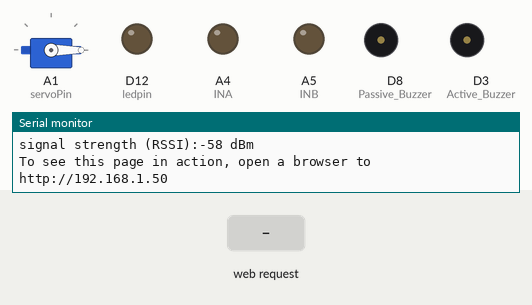
A sketch run on a simulated Arduino Uno R4 WiFi. Parts: servo, output pins drawn as LEDs (lit = HIGH), buzzer (waves = sounding, pin HIGH), the last lines printed to the serial monitor. The test bench sets the inputs (shaded band). WiFi joins after 1.5 s; servers stay silent unless stated.

Above: at 13.7 s.
13.8 s: HTTP request GET /A received
At 14.5 s:
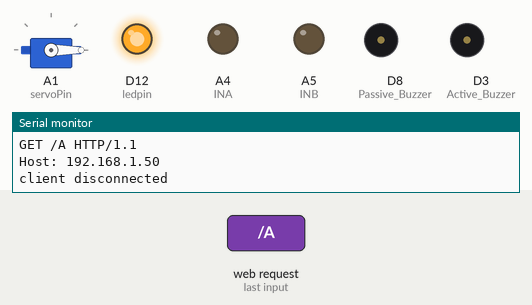
15.3 s: HTTP request GET /E received
At 16.7 s:
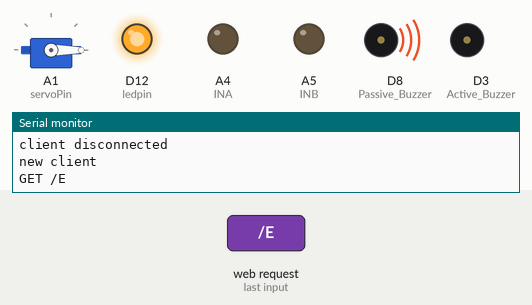
Timing chart, 0 to 50.3 s (numbered marks = the images above; inputs shaded):
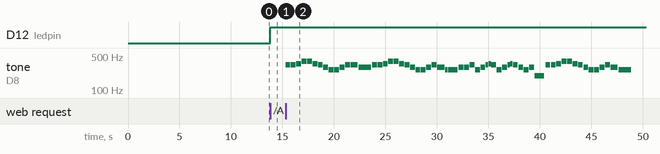

Measured:
- after the input at 13.8 s, D12 (ledpin): LOW → HIGH at once
- after the input at 15.3 s, tone on D8 (Passive_Buzzer): plays 330 Hz for 0.47 s, 330 Hz for 0.47 s, 349 Hz for 0.47 s, 392 Hz for 0.47 s, 392 Hz for 0.47 s, 349 Hz for 0.47 s … (62 notes in this stretch), starting at once

The sketch:

WiFi_Web_Page_Control.ino
```cpp
/*
 * 名称   : WiFi Web Page Control
 * 功能   : WIFI 网页控制多个传感器模块
 * 作者   : http://www.keyes-robot.com/
*/
#include "WiFiS3.h"
#include "arduino_secrets.h"
#include <Servo.h>

//请在 Secret 选项卡/arduino_secrets.h 中输入您的敏感数据
char ssid[] = "ChinaNet_2.4G";   // 您的网络 SSID(名称)
char pass[] = "ChinaNet@233";    // 您的网络密码(用于 WPA，或用作 WEP 密钥)
int keyIndex = 0;                // 您的网络密钥索引号(仅 WEP 需要)
int val = 0;

int ledpin = 12;    // 定义LED引脚D12
int Active_Buzzer = 3;   //定义有源蜂鸣器引脚为D3
int Passive_Buzzer = 8;   //定义8002b功放喇叭模块引脚为D5
int INA = A4;  //定义电机模块的IN+(INA)引脚为A4
int INB = A5;  //定义电机模块的IN-(INB)引脚为A5
int servoPin = A1;  // 定义舵机引脚A1
Servo myservo;  //创建舵机对象来控制舵机

int status = WL_IDLE_STATUS;
WiFiServer server(80);

void setup() {
  Serial.begin(9600);      // 初始化串口9600
  pinMode(ledpin, OUTPUT);   //设置LED引脚为输出模式
  pinMode(INA, OUTPUT);      // 设置电机模块的IN+(INA)引脚为输出模式
  pinMode(INB, OUTPUT);      // 设置电机模块的IN-(INB)引脚为输出模式
  pinMode(Active_Buzzer, OUTPUT);      // 设置有源蜂鸣器引脚为输出模式
  pinMode(Passive_Buzzer, OUTPUT);      // 设置8002b功放喇叭模块引脚为输出模式
  myservo.attach(servoPin);  //选择舵机引脚A1
  myservo.write(0); //旋转到0度
  delay(1000); //延迟1s

  // 检查 WiFi 模块:
  if (WiFi.status() == WL_NO_MODULE) {
    Serial.println("Communication with WiFi module failed!");
    // 不继续
    while (true);
  }

  String fv = WiFi.firmwareVersion();
  if (fv < WIFI_FIRMWARE_LATEST_VERSION) {
    Serial.println("Please upgrade the firmware");
  }

  // 尝试连接WiFi网络:
  while (status != WL_CONNECTED) {
    Serial.print("Attempting to connect to Network named: ");
    Serial.println(ssid);                   // 打印网络名称(SSID)

    // 连接到WPA/WPA2网络，如果使用open或WEP网络，请更改此行:
    status = WiFi.begin(ssid, pass);
    // 等待10秒连接:
    delay(10000);
  }
  server.begin();                           // 在端口80上启动web服务器
  printWifiStatus();                        // 你现在已经连接上了，所以打印出状态
}


void loop() {
  WiFiClient client = server.available();   // 实时监听即将到来的客户端

  if (client) {                             // 如果你监听到客户端的话,
    Serial.println("new client");           // 在串口上打印一条消息
    String currentLine = "";                // 创建一个字符串来保存从客户端传入的数据
    while (client.connected()) {            // 在客户端连接时循环
      if (client.available()) {             // 如果有字节需要从客户端读取,
        char c = client.read();             // 读取一个字节，然后
        Serial.write(c);                    // 打印到串行监视器上
        if (c == '\n') {                    // 如果字节是换行符

          // 如果当前行为空，则一行中有两个换行符.
          // 这是客户端HTTP请求的结束，因此发送一个响应:
          if (currentLine.length() == 0) {
            // HTTP首部总是以响应代码开始 (e.g. HTTP/1.1 200 OK)
            // 以及一个内容类型，以便客户端知道将要发生什么，然后是一个空行:
            client.println("HTTP/1.1 200 OK");
            client.println("Content-type:text/html");
            client.println();

            // HTTP响应的内容跟在首部之后:
            client.print("<p style=\"font-size:7vw;\">Click <a href=\"/A\">here</a> turn on LED<br></p>");
            client.print("<p style=\"font-size:7vw;\">Click <a href=\"/B\">here</a> turn off LED<br></p>");
            client.print("<p style=\"font-size:7vw;\">Click <a href=\"/C\">here</a> turn on fan<br></p>");
            client.print("<p style=\"font-size:7vw;\">Click <a href=\"/D\">here</a> turn off fan<br></p>");
            client.print("<p style=\"font-size:7vw;\">Click <a href=\"/E\">here</a> play music<br></p>");
            client.print("<p style=\"font-size:7vw;\">Click <a href=\"/F\">here</a> turn on buzzer<br></p>");
            client.print("<p style=\"font-size:7vw;\">Click <a href=\"/G\">here</a> turn off buzzer<br></p>");
            client.print("<p style=\"font-size:7vw;\">Click <a href=\"/H\">here</a> <br>servo turn to 180</p>");
            client.print("<p style=\"font-size:7vw;\">Click <a href=\"/I\">here</a> <br>servo turn to 0</p>");

            // HTTP响应以另一个空行结束:
            client.println();
            // 跳出while循环:
            break;
          } else {    // 如果有换行符，清除currentLine:
            currentLine = "";
          }
        } else if (c != '\r') {  // 如果你有除回车字符以外的其他字符,
          currentLine += c;      // 并且将其添加到currentLine的末尾
        }

        // 检查客户端请求是否存在 "GET /A"or"GET /B"or"GET /C"or"GET /D"or"GET /E"or"GET /F"or"GET /G"or"GET /H"or"GET /I":
        if (currentLine.endsWith("GET /A")) {    // GET /A 打开LED
          digitalWrite(ledpin, HIGH);
        }
        if (currentLine.endsWith("GET /B")) {    // GET /B 关闭LED
          digitalWrite(ledpin, LOW);
        }
        if (currentLine.endsWith("GET /C")) {  // GET /C 电机模块转动
          digitalWrite(INA, LOW);
          analogWrite(INB, 100);
        }
        if (currentLine.endsWith("GET /D")) {  // GET /D 电机模块不转
          digitalWrite(INA, LOW);
          analogWrite(INB, 0);
        }
        if (currentLine.endsWith("GET /E")) {  // GET /E 8002b功放喇叭模块演奏音乐
          music();
        }
        if (currentLine.endsWith("GET /F")) {  // GET /F 有源蜂鸣器鸣叫
          digitalWrite(Active_Buzzer, HIGH);
        }
        if (currentLine.endsWith("GET /G")) {  // GET /G 有源蜂鸣器不响
          digitalWrite(Active_Buzzer, LOW);
        }
        if (currentLine.endsWith("GET /H")) {  // GET /H 舵机转到180°
          myservo.write(180); //旋转到180度
          delay(1000); //延迟1s
        }
        if (currentLine.endsWith("GET /I")) {  // GET /I 舵机转到0°
          myservo.write(0); //旋转到0度
          delay(1000); //延迟1s
        }
      }
    }
    // 断开连接:
    client.stop();
    Serial.println("client disconnected");
  }
}

void printWifiStatus() {
  // 打印你所连接的网络的SSID:
  Serial.print("SSID: ");
  Serial.println(WiFi.SSID());

  // 打印主控板接收到的IP地址:
  IPAddress ip = WiFi.localIP();
  Serial.print("IP Address: ");
  Serial.println(ip);

  // 打印接收到的信号强度:
  long rssi = WiFi.RSSI();
  Serial.print("signal strength (RSSI):");
  Serial.print(rssi);
  Serial.println(" dBm");

  // 在浏览器中打开http://[ip]:
  Serial.print("To see this page in action, open a browser to http://");
  Serial.println(ip);
}

void music() {
  #define NOTE_B0  31
  #define NOTE_C1  33
  #define NOTE_CS1 35
  #define NOTE_D1  37
  #define NOTE_DS1 39
  #define NOTE_E1  41
  #define NOTE_F1  44
  #define NOTE_FS1 46
  #define NOTE_G1  49
  #define NOTE_GS1 52
  #define NOTE_A1  55
  #define NOTE_AS1 58
  #define NOTE_B1  62
  #define NOTE_C2  65
  #define NOTE_CS2 69
  #define NOTE_D2  73
  #define NOTE_DS2 78
  #define NOTE_E2  82
  #define NOTE_F2  87
  #define NOTE_FS2 93
  #define NOTE_G2  98
  #define NOTE_GS2 104
  #define NOTE_A2  110
  #define NOTE_AS2 117
  #define NOTE_B2  123
  #define NOTE_C3  131
  #define NOTE_CS3 139
  #define NOTE_D3  147
  #define NOTE_DS3 156
  #define NOTE_E3  165
  #define NOTE_F3  175
  #define NOTE_FS3 185
  #define NOTE_G3  196
  #define NOTE_GS3 208
  #define NOTE_A3  220
  #define NOTE_AS3 233
  #define NOTE_B3  247
  #define NOTE_C4  262
  #define NOTE_CS4 277
  #define NOTE_D4  294
  #define NOTE_DS4 311
  #define NOTE_E4  330
  #define NOTE_F4  349
  #define NOTE_FS4 370
  #define NOTE_G4  392
  #define NOTE_GS4 415
  #define NOTE_A4  440
  #define NOTE_AS4 466
  #define NOTE_B4  494
  #define NOTE_C5  523
  #define NOTE_CS5 554
  #define NOTE_D5  587
  #define NOTE_DS5 622
  #define NOTE_E5  659
  #define NOTE_F5  698
  #define NOTE_FS5 740
  #define NOTE_G5  784
  #define NOTE_GS5 831
  #define NOTE_A5  880
  #define NOTE_AS5 932
  #define NOTE_B5  988
  #define NOTE_C6  1047
  #define NOTE_CS6 1109
  #define NOTE_D6  1175
  #define NOTE_DS6 1245
  #define NOTE_E6  1319
  #define NOTE_F6  1397
  #define NOTE_FS6 1480
  #define NOTE_G6  1568
  #define NOTE_GS6 1661
  #define NOTE_A6  1760
  #define NOTE_AS6 1865
  #define NOTE_B6  1976
  #define NOTE_C7  2093
  #define NOTE_CS7 2217
  #define NOTE_D7  2349
  #define NOTE_DS7 2489
  #define NOTE_E7  2637
  #define NOTE_F7  2794
  #define NOTE_FS7 2960
  #define NOTE_G7  3136
  #define NOTE_GS7 3322
  #define NOTE_A7  3520
  #define NOTE_AS7 3729
  #define NOTE_B7  3951
  #define NOTE_C8  4186
  #define NOTE_CS8 4435
  #define NOTE_D8  4699
  #define NOTE_DS8 4978
  #define REST 0

  int tempo=114; // 改变这个可使歌曲变慢或变快
  // 乐曲的音符后面跟着持续时间.
  // A 4表示四分音符，8表示十八分音符，16表示十六分音符，以此类推
  // !!负数用来表示带点的注释
  // 所以-4意味着一个带点的四分音符，也就是说，四分之一加上十八分之一
  int melody[] = {
    NOTE_E4,4,  NOTE_E4,4,  NOTE_F4,4,  NOTE_G4,4,//1
    NOTE_G4,4,  NOTE_F4,4,  NOTE_E4,4,  NOTE_D4,4,
    NOTE_C4,4,  NOTE_C4,4,  NOTE_D4,4,  NOTE_E4,4,
    NOTE_E4,-4, NOTE_D4,8,  NOTE_D4,2,
    NOTE_E4,4,  NOTE_E4,4,  NOTE_F4,4,  NOTE_G4,4,//4
    NOTE_G4,4,  NOTE_F4,4,  NOTE_E4,4,  NOTE_D4,4,
    NOTE_C4,4,  NOTE_C4,4,  NOTE_D4,4,  NOTE_E4,4,
    NOTE_D4,-4,  NOTE_C4,8,  NOTE_C4,2,
    NOTE_D4,4,  NOTE_D4,4,  NOTE_E4,4,  NOTE_C4,4,//8
    NOTE_D4,4,  NOTE_E4,8,  NOTE_F4,8,  NOTE_E4,4, NOTE_C4,4,
    NOTE_D4,4,  NOTE_E4,8,  NOTE_F4,8,  NOTE_E4,4, NOTE_D4,4,
    NOTE_C4,4,  NOTE_D4,4,  NOTE_G3,2,
    NOTE_E4,4,  NOTE_E4,4,  NOTE_F4,4,  NOTE_G4,4,//12
    NOTE_G4,4,  NOTE_F4,4,  NOTE_E4,4,  NOTE_D4,4,
    NOTE_C4,4,  NOTE_C4,4,  NOTE_D4,4,  NOTE_E4,4,
    NOTE_D4,-4,  NOTE_C4,8,  NOTE_C4,2
  };
  // 给出字节数的类型，每个int值由两个字节(16位)组成
  // 每个音符有两个值(音高和持续时间)，所以每个音符有四个字节
  int notes=sizeof(melody)/sizeof(melody[0])/2;
  // 这计算了整个音符的持续时间，单位是ms (60s/节拍)*4拍
  int wholenote = (60000 * 4) / tempo;
  int divider = 0, noteDuration = 0;

  // 重复旋律的音符
  // 记住，数组是音符数的两倍(音符+持续时间)
  for (int thisNote = 0; thisNote < notes * 2; thisNote = thisNote + 2) {
    // 计算每个音的持续时间
    divider = melody[thisNote + 1];
    if (divider > 0) {
    noteDuration = (wholenote) / divider; // 常规提示，继续
    } else if (divider < 0) {
      // 虚线注释的持续时间为负
       noteDuration = (wholenote) / abs(divider);
       noteDuration *= 1.5; // 给打点音符增加一半的持续时间
    }
    // 只在90%的时间里演奏这个音符，留下10%作为暂停
    tone(Passive_Buzzer, melody[thisNote], noteDuration*0.9);
  // 等待特定的时间后再演奏下一个音符.
    delay(noteDuration);
     noTone(Passive_Buzzer);  // 下一个音节前停止波形产生前的下一个说明.
  }
}
```

arduino_secrets.h
```cpp
#define SECRET_SSID ""
#define SECRET_PASS ""
```
